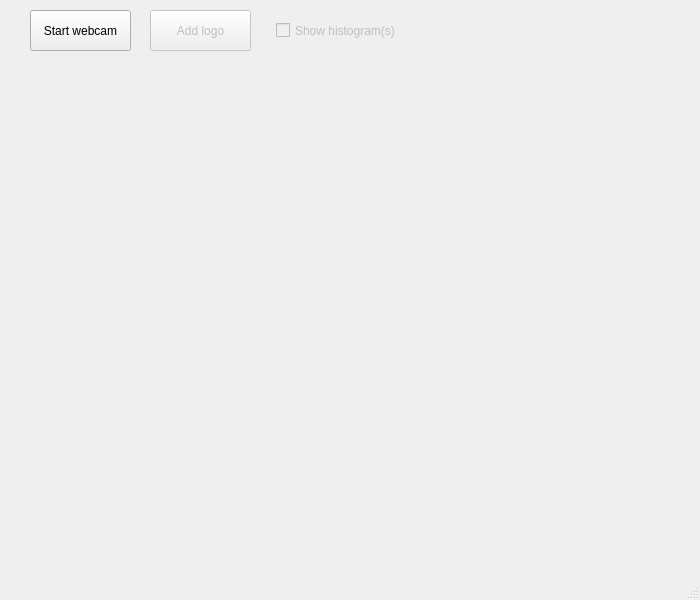
<?xml version="1.0" encoding="UTF-8"?>
<ui version="4.0">
 <class>MainWindow</class>
 <widget class="QMainWindow" name="MainWindow">
  <property name="geometry">
   <rect>
    <x>0</x>
    <y>0</y>
    <width>700</width>
    <height>600</height>
   </rect>
  </property>
  <property name="windowTitle">
   <string>Lab1: Introduction to OpenCV</string>
  </property>
  <widget class="QWidget" name="centralWidget">
   <property name="autoFillBackground">
    <bool>false</bool>
   </property>
   <widget class="QPushButton" name="startCameraButton">
    <property name="geometry">
     <rect>
      <x>30</x>
      <y>10</y>
      <width>101</width>
      <height>41</height>
     </rect>
    </property>
    <property name="text">
     <string>Start webcam</string>
    </property>
   </widget>
   <widget class="QLabel" name="label">
    <property name="geometry">
     <rect>
      <x>30</x>
      <y>70</y>
      <width>151</width>
      <height>21</height>
     </rect>
    </property>
    <property name="text">
     <string/>
    </property>
    <property name="alignment">
     <set>Qt::AlignCenter</set>
    </property>
   </widget>
   <widget class="QPushButton" name="logoButton">
    <property name="enabled">
     <bool>false</bool>
    </property>
    <property name="geometry">
     <rect>
      <x>150</x>
      <y>10</y>
      <width>101</width>
      <height>41</height>
     </rect>
    </property>
    <property name="text">
     <string>Add logo</string>
    </property>
   </widget>
   <widget class="QCheckBox" name="histCheckbox">
    <property name="enabled">
     <bool>false</bool>
    </property>
    <property name="geometry">
     <rect>
      <x>276</x>
      <y>22</y>
      <width>121</width>
      <height>17</height>
     </rect>
    </property>
    <property name="text">
     <string>Show histogram(s)</string>
    </property>
   </widget>
  </widget>
  <widget class="QStatusBar" name="statusBar"/>
 </widget>
 <layoutdefault spacing="6" margin="11"/>
 <resources/>
 <connections/>
</ui>
